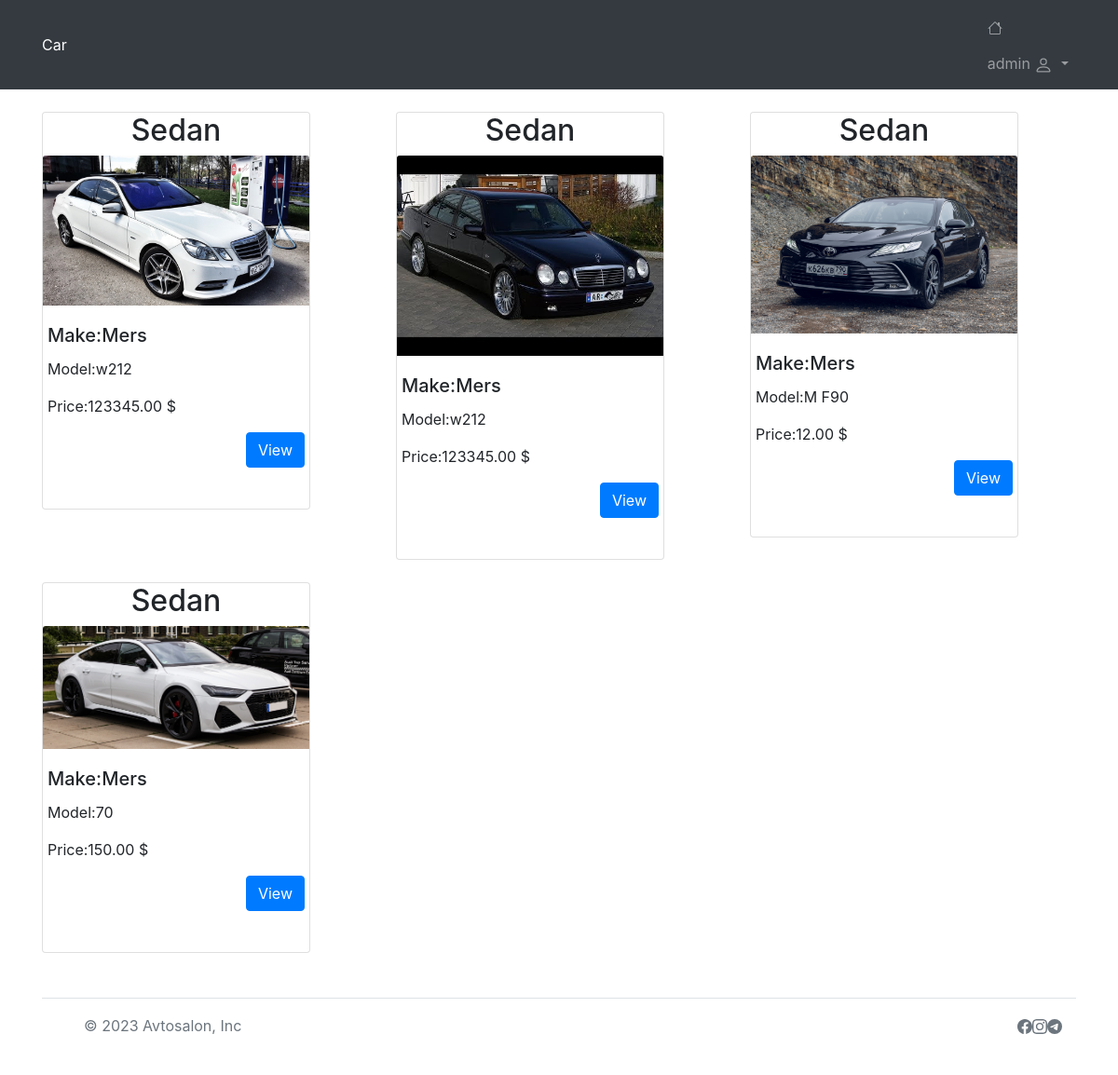
The page /avto/ (signed in) on the database its author committed.
### avto/models.py (models this page shows, shortened)
class Car(models.Model):
    make = models.CharField(max_length=20)
    model = models.CharField(max_length=20)
    year = models.IntegerField()
    engine_volume = models.FloatField()
    color = models.CharField(max_length=20)
    image = models.ImageField (upload_to='car_images/', null=True, blank=True)
    body_type = models.ForeignKey(Categoryes, on_delete=models.CASCADE)
    mileage = models.IntegerField()
    price = models.DecimalField(max_digits=10, decimal_places=2)
    owner = models.ForeignKey(User, on_delete=models.CASCADE)

class Categoryes(models.Model):
    name = models.CharField(max_length=20)
    def __str__(self):
        return self.name

### avto/views.py (the view)
# urls.py: path('',IndexView.as_view(), name='index'),
class IndexView(ListView):
    model = Car
    template_name = 'avto/index.html'
    context_object_name = 'avto'

### avto/templates/avto/index.html (shortened to what this page needs)
{% extends 'salon.html' %}
{% block content %}
<br>
<div class="row row-cols-1 row-clos-md-3 mb-3 ">
  <br>
  {% for avto in avto %}
  <div class="col mb-4">
    <div class="card" style="width: 18rem;">
      <h2 class="text-center">{{ avto.body_type }}</h2>
      <img src="{{ avto.image.url }}" class="card-img-top" width="100%" alt="...">
      <div class="card-deck mb-4">
        <div class="card-body">
          <h5 class="card-title">Make:{{ avto.make }}</h5>
          <p class="card-text">Model:{{ avto.model }}</p>
          <p class="card-text">Price:{{ avto.price }} $</p>
          <div class="text-right">
            <a href="{%  url 'avto' avto.id %}" class="btn btn-primary">View</a>
          </div>
        </div>
      </div>
    </div>
  </div>
  {% endfor %}
</div>
{% endblock %}

### avto/templates/salon.html (shortened to what this page needs)
<!DOCTYPE html>
<html lang="en">
<head>
    <link rel="stylesheet" href="https://cdn.jsdelivr.net/npm/bootstrap@4.3.1/dist/css/bootstrap.min.css">
</head>
<body>
  <nav class="navbar navbar-expand-lg navbar-dark bg-dark">
    <div class="container d-flex">
      <a class="navbar-black text-white" href="{% url 'index' %}">Car</a>
      <div class="collapse navbar-collapse" id="navbarSupportedContent">
        <ul class="navbar-nav ml-auto">
          <li class="nav-item dropdown">
            <a class="nav-link " href="{% url 'index' %}"   >
            </a>
            <a class="nav-link dropdown-toggle" href="#" id="navbarDropdown" role="button" data-bs-toggle="dropdown" aria-expanded="false">
              {{user.username}}
            </a>
                </li>
            </ul>
      </div>
    </div>
  </nav>
<DIV class="container">
    {% block content %}
    {% endblock %}
</DIV>
<div class="container">
  <footer class="d-flex flex-wrap justify-content-between align-items-center py-3 my-4 border-top">
    <div class="col-md-4 d-flex align-items-center">
      <a href="/" class="mb-3 me-2 mb-md-0 text-muted text-decoration-none lh-1">
        <svg class="bi" width="30" height="24"><use xlink:href="#bootstrap"></use></svg>
      </a>
      <span class="mb-3 mb-md-0 text-muted">© 2023 Avtosalon, Inc</span>
    </div>
    <ul class="nav col-md-4 justify-content-end list-unstyled d-flex">
      <li class="ms-3">
        <a class="text-muted" href="https://ru-ru.facebook.com/">
       </a>
      </li>
      <li class="ms-3"><a class="text-muted" href="https://www.instagram.com/">
      </a>
    </li>
      <li class="ms-3"><a class="text-muted" href="https://web.telegram.org/z/">
      </a>
    </li>
    </ul>
  </footer>
</div>
</body>
</html>

### rows shown on the page
Car: body_type "Sedan", image (picture), make "Mers", model "w212", price "123345.00"
Car: body_type "Sedan", image (picture), make "Mers", model "w212", price "123345.00"
Car: body_type "Sedan", image (picture), make "Mers", model "M F90", price "12.00"
Car: body_type "Sedan", image (picture), make "Mers", model "70", price "150.00"

### other values the page prints
{{ user.username }} "admin"
